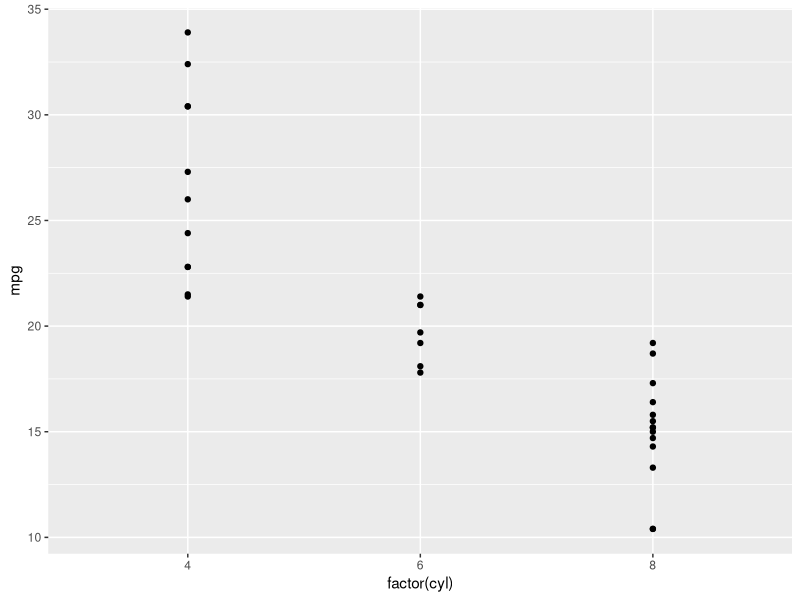
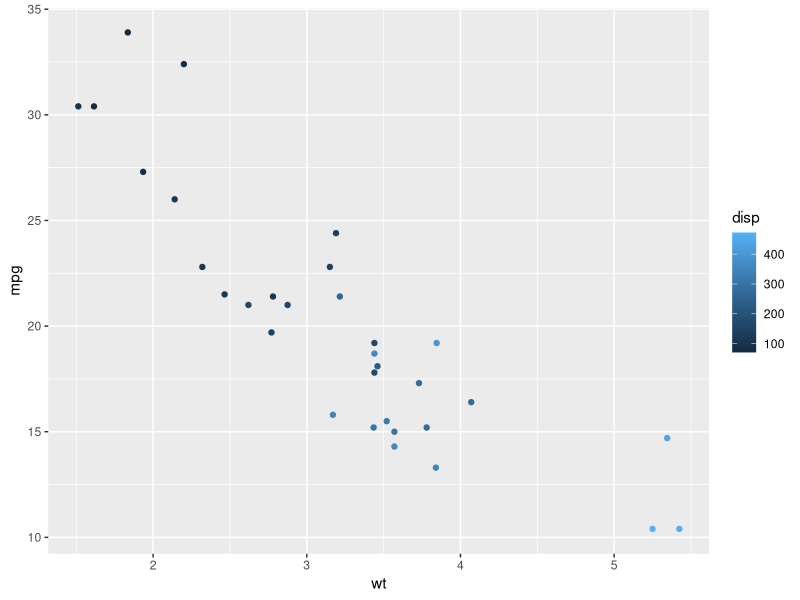
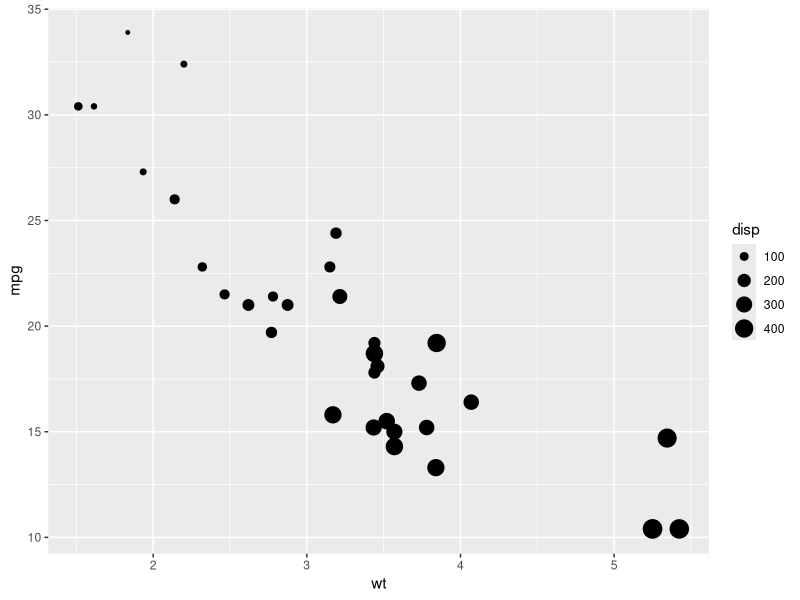
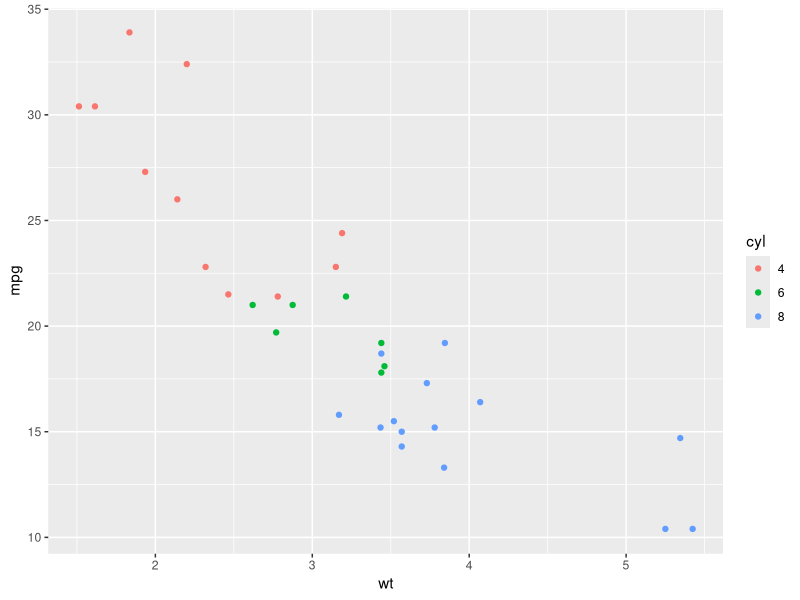
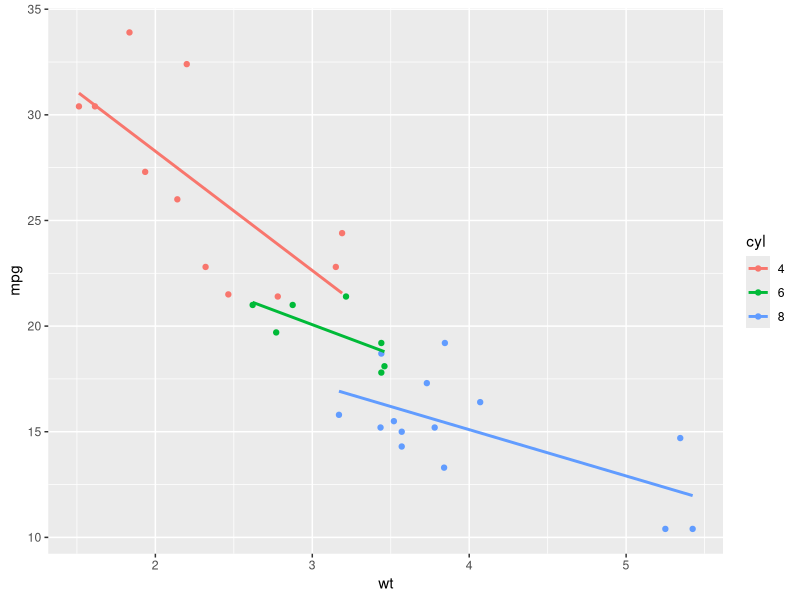
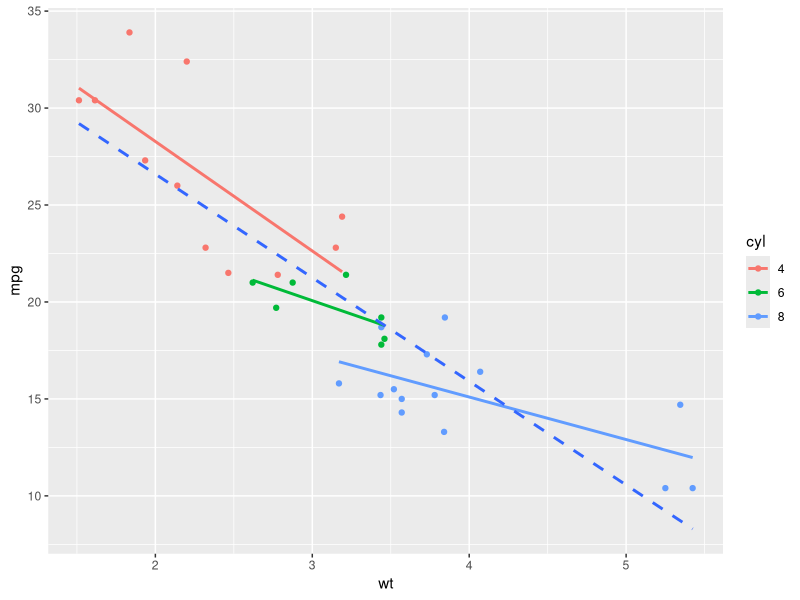
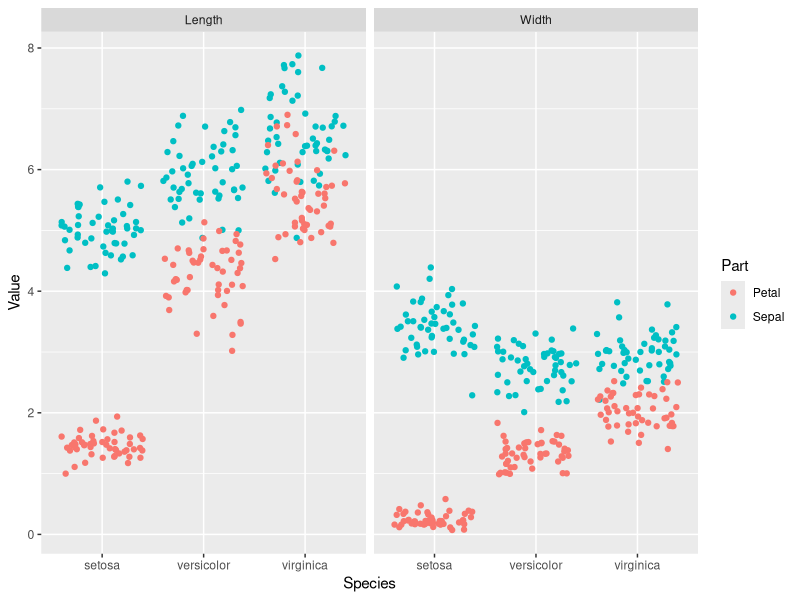
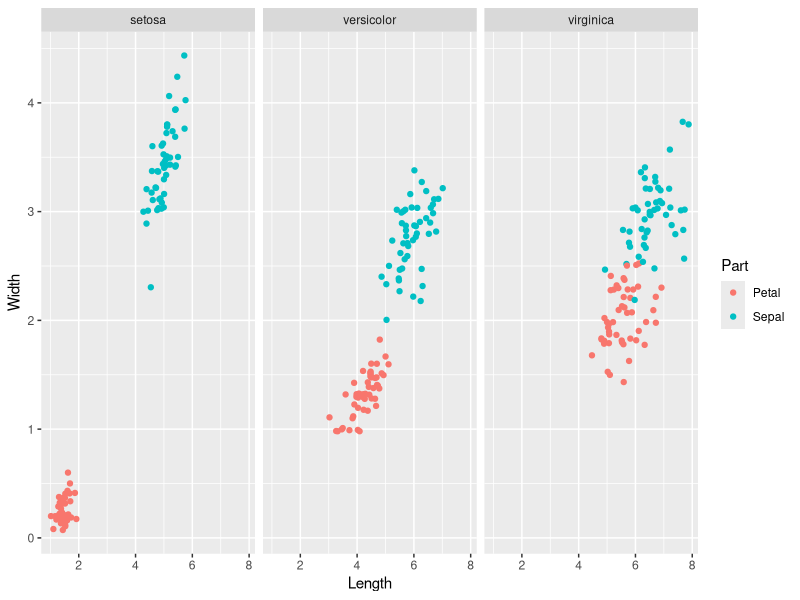

Here is the R script that generated these plots, in order: (Note: this script raises an error after producing the figures.)
## ---- chunk 1
knitr::opts_chunk$set(echo = TRUE)
## ---- chunk 2
library(ggplot2)
library(dplyr)
library(lubridate)
library(readr)
## ---- chunk 3
# Change the command below so that cyl is treated as factor
ggplot(mtcars, aes(x = factor(cyl), y = mpg)) +
geom_point()
## ---- chunk 4
par(mfrow=c(1,2))
ggplot(mtcars, aes(x = wt, y = mpg, color = disp)) +
  geom_point()

ggplot(mtcars, aes(x = wt, y = mpg, size = disp)) +
  geom_point()

## ---- chunk 5
# Convert cyl to factor
mtcars$cyl <- as.factor(mtcars$cyl)

# Plot 1: add geom_point() to this command to create a scatter plot
ggplot(mtcars, aes(x = wt, y = mpg, col = cyl)) +
  geom_point()

# Plot 2: include the lines of the linear models, per cyl
ggplot(mtcars, aes(x = wt, y = mpg, col = cyl)) +
  geom_point() +
  geom_smooth(method = "lm", se = FALSE)

# Plot 3: include a lm for the entire dataset in its whole
ggplot(mtcars, aes(x = wt, y = mpg, col = cyl)) +
  geom_point() +
  geom_smooth(method = "lm", se = FALSE) +
  geom_smooth(aes(group = 1), method = "lm", se = FALSE, linetype = 2)
## ---- chunk 6
library(tidyr)
iris.tidy <- iris %>%
  gather(key, Value, -Species) %>%
  separate(key, c("Part", "Measure"), "\\.")

# Add column with unique ids (don't need to change)
iris$Flower <- 1:nrow(iris)
iris.wide <- iris %>%
  gather(key, value, -Species, -Flower) %>%
  separate(key, c("Part", "Measure"), "\\.") %>%
  spread("Measure", value)
## ---- chunk 7
ggplot(iris.tidy, aes(x = Species, y = Value, col = Part)) +
  geom_jitter() +
  facet_grid(. ~ Measure)

ggplot(iris.wide, aes(x = Length, y = Width, color = Part)) +
  geom_jitter() +
  facet_grid(. ~ Species)
## ---- chunk 8
# Dot plot with jittering
ggplot(diamonds, aes(x = clarity, y = carat, color = price)) +
  geom_point(alpha = 0.5, position = "jitter")

ggplot(mtcars, aes(x = cyl, y = wt)) +
  geom_point(position = position_jitter(.1))
## ---- chunk 9
posn_d <- position_dodge(width=.2)
ggplot(mtcars, aes(x = cyl, fill = factor(am))) +
  geom_bar(position = posn_d)+
  scale_fill_brewer(palette = "Set1") #for more detail ?brewer.pal

ggplot(mtcars, aes(mpg,fill=factor(cyl))) +
  geom_histogram(binwidth = 1,position="identity")

ggplot(mtcars, aes(mpg,col=factor(cyl))) +
  geom_freqpoly(binwidth = 1,position="identity")

ggplot(Vocab, aes(x = factor(education), fill = factor(vocabulary))) +
  geom_bar(position="fill") +
  scale_fill_brewer()

# Definition of a set of blue colors
blues <- brewer.pal(9, "Blues") # from the RColorBrewer package
# 1 - Make a color range using colorRampPalette() and the set of blues
blue_range <- colorRampPalette(blues)
# 2 - Use blue_range to adjust the color of the bars, use scale_fill_manual()
ggplot(Vocab, aes(x = education, fill = vocabulary)) +
  geom_bar(position = "fill") +
  scale_fill_manual(values=blue_range(11))

## ---- chunk 10
# Expand the following command with geom_rect() to draw the recess periods
ggplot(economics, aes(x = date, y = unemploy/pop)) +
  geom_rect(data = recess,
         aes(xmin = begin, xmax = end, ymin = -Inf, ymax = +Inf),
         inherit.aes = FALSE, fill = "red", alpha = 0.2) +
  geom_line()

## ---- chunk 11
# 3 - Take plot 2, map Diet onto col.
ggplot(ChickWeight, aes(x = Time, y = weight,col=Diet)) +
  geom_line(aes(group = Chick))


# 4 - Take plot 3, add geom_smooth()
ggplot(ChickWeight, aes(x = Time, y = weight,col=Diet)) +
  geom_smooth(lwd=2,se=F)+
  geom_line(aes(group = Chick),alpha=.3) 
## ---- chunk 12
# titanic is avaliable in your workspace
# 1 - Check the structure of titanic
str(titanic)

# 2 - Use ggplot() for the first instruction
ggplot(titanic, aes(x = Pclass, fill = Sex)) +
  geom_bar(position = "dodge")

# 3 - Plot 2, add facet_grid() layer
ggplot(titanic, aes(x = Pclass, fill = Sex)) +
  geom_bar(position = "dodge") +
  facet_grid(.~Survived)

# 4 - Define an object for position jitterdodge, to use below
posn.jd <- position_jitterdodge(0.5, 0, 0.6)

# 5 - Plot 3, but use the position object from instruction 4
ggplot(titanic, aes(x = Pclass,y=Age, col = Sex)) +
  geom_point(size=3,alpha=.5, position = posn.jd) +
  facet_grid(.~Survived)

## ---- chunk 13
# Plot 1: change the LOESS span
ggplot(mtcars, aes(x = wt, y = mpg)) +
  geom_point() +
  # Add span below
  geom_smooth(se = F, span=.7)

# Plot 2: Set the overall model to LOESS and use a span of 0.7
ggplot(mtcars, aes(x = wt, y = mpg, col = factor(cyl))) +
  geom_point() +
  stat_smooth(method = "lm", se = F) +
  # Change method and add span below
  stat_smooth(method = "loess", aes(group = 1),
              se = F, col = "black", span=.7)

# Plot 3: Set col to "All", inside the aes layer of stat_smooth()
ggplot(mtcars, aes(x = wt, y = mpg, col = factor(cyl))) +
  geom_point() +
  stat_smooth(method = "lm", se = F) +
  stat_smooth(method = "loess",
              # Add col inside aes()
              aes(group = 1,col="All"),
              # Remove the col argument below
              se = F, span = 0.7)

# Plot 4: Add scale_color_manual to change the colors
myColors <- c(brewer.pal(3, "Dark2"), "black")
ggplot(mtcars, aes(x = wt, y = mpg, col = factor(cyl))) +
  geom_point() +
  stat_smooth(method = "lm", se = F, span = 0.75) +
  stat_smooth(method = "loess",
              aes(group = 1, col="All"),
              se = F, span = 0.7) +
  # Add correct arguments to scale_color_manual
  scale_color_manual("Cylinders",values=myColors)
## ---- chunk 14
# Plot 1: Jittered scatter plot, add a linear model (lm) smooth:
ggplot(Vocab, aes(x = education, y = vocabulary)) +
  geom_jitter(alpha = 0.2)+
  stat_smooth(method="lm",se=F)


# Plot 2: Only lm, colored by year
ggplot(Vocab, aes(x = education, y = vocabulary,col=factor(year))) +
  stat_smooth(method="lm",se=F)

# Plot 3: Set a color brewer palette
ggplot(Vocab, aes(x = education, y = vocabulary,col=factor(year))) +
  stat_smooth(method="lm",se=F)+
  scale_color_brewer()

# Plot 4: Add the group, specify alpha and size
ggplot(Vocab, aes(x = education, y = vocabulary, group=factor(year), col = year)) +
  stat_smooth(method = "lm", se = F, alpha=.6, size=2) +
  scale_color_gradientn(colors = brewer.pal(9,"YlOrRd"))
## ---- chunk 15
library(Hmisc)
# Convert cyl and am to factors:
mtcars$cyl <- as.factor(mtcars$cyl)
mtcars$am <- as.factor(mtcars$am)

# Define positions:
posn.d <- position_dodge(width=.1)
posn.jd <-position_jitterdodge(jitter.width=.1,dodge.width=.2)
posn.j <- position_jitter(width=.2)

# base layers:
wt.cyl.am <-ggplot(mtcars,aes(cyl,wt,col=am,fill=am, group=am))
# Plot 1: Jittered, dodged scatter plot with transparent points
wt.cyl.am +
  geom_point(position = posn.jd, alpha = 0.6)

# Plot 2: Mean and SD - the easy way
wt.cyl.am +
  geom_point(position = posn.jd, alpha = 0.6)+
  stat_summary(fun.data=mean_sdl,fun.args=list(mult=1),position=posn.d)



# Plot 3: Mean and 95% CI - the easy way
wt.cyl.am +
  geom_point(position = posn.jd, alpha = 0.6)+
  stat_summary(fun.data=mean_cl_normal,position=posn.d)


# Plot 4: Mean and SD - with T-tipped error bars - fill in ___
wt.cyl.am +
  stat_summary(geom = "point", fun.y = mean,
               position = posn.d) +
  stat_summary(geom = "errorbar", fun.data = mean_sdl,
               position = posn.d, fun.args = list(mult = 1), width = 0.1)
## ---- chunk 16
gg_range <- function(x) {
  # Change x below to return the instructed values
  data.frame(ymin = min(x), # Min
             ymax = max(x)) # Max
}

# Function to Custom function:
med_IQR <- function(x) {
  # Change x below to return the instructed values
  data.frame(y = median(x), # Median
             ymin = quantile(x)[2], # 1st quartile
             ymax = quantile(x)[4])  # 3rd quartile
}
# The base ggplot command, you don't have to change this
wt.cyl.am <- ggplot(mtcars, aes(x = cyl,y = wt, col = am, fill = am, group = am))

# Add three stat_summary calls to wt.cyl.am
wt.cyl.am +
  stat_summary(geom = "linerange", fun.data = med_IQR,
               position = posn.d, size = 3) +
  stat_summary(geom = "linerange", fun.data = gg_range,
               position = posn.d, size = 3,
               alpha = .4) +
  stat_summary(geom = "point", fun.y = median,
               position = posn.d, size = 3,
               col = "black", shape = "X")
## ---- chunk 17
base.plot <- ggplot(iris, aes(Sepal.Length, Sepal.Width, col=Species)) +
               geom_jitter() +
               geom_smooth(method = "lm", se = F)

# Plot base.plot: default aspect ratio
base.plot

# Fix aspect ratio (1:1) of base.plot
base.plot+coord_equal()
## ---- chunk 18
thin.bar <- ggplot(mtcars, aes(x=1,fill=cyl)) +
              geom_bar()

# Convert thin.bar to pie chart
thin.bar+coord_polar(theta="y")

# Create stacked bar plot: wide.bar
wide.bar <- ggplot(mtcars, aes(x=1,fill=cyl)) +
              geom_bar(width=1)


# Convert wide.bar to pie chart

wide.bar+coord_polar(theta="y")
## ---- chunk 19
# Basic scatter plot:
p <- ggplot(mtcars, aes(x = wt, y = mpg)) +
  geom_point()
# Separate rows according to transmission type, am
p+facet_grid(am ~.)
# Separate columns according to cylinders, cyl
p+facet_grid(.~cyl)
# Separate by both columns and rows 
p+facet_grid(am ~ cyl)
## ---- chunk 20
# Code to create the cyl_am col and myCol vector
mtcars$cyl_am <- paste(mtcars$cyl, mtcars$am, sep = "_")
myCol <- rbind(brewer.pal(9, "Blues")[c(3,6,8)],
               brewer.pal(9, "Reds")[c(3,6,8)])

# Basic scatter plot, add color scale:
ggplot(mtcars, aes(x = wt, y = mpg,col=cyl_am)) +
  geom_point()+scale_color_manual(values=myCol)
# Facet according on rows and columns.
ggplot(mtcars, aes(x = wt, y = mpg,col=cyl_am)) +
  geom_point()+scale_color_manual(values=myCol)+
facet_grid(gear ~ vs)
# Add more variables
ggplot(mtcars, aes(x = wt, y = mpg,col=cyl_am,size=disp)) +
  geom_point()+scale_color_manual(values=myCol)+
facet_grid(gear ~ vs)
